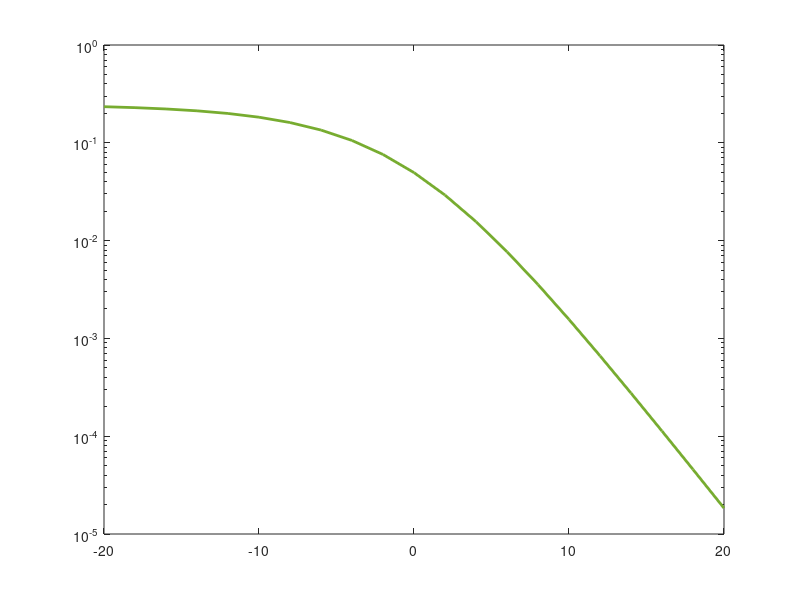

The MATLAB script that drew this image: (Note: this script raises an error after producing the figure.)
%% 瑞利信道 - 一发两收 MRC合并算法仿真

%% 变量声明
% M = 2，代表BPSK
M = 2;
% 数据点个数
len = 5000000;
% 随机生成的原始数据
data = randi([0 1], 1, len);
% 信噪比范围 (dB)
EbN0dB = -20:2:20;

%% BPSK调制函数
bpskMod = @(data) 2 * data - 1;

%% BPSK解调
bpskDemod = @(Signal) heaviside(real(Signal));

%% 理论结果
% 平均信噪比
EbN0 = 10.^(EbN0dB / 10);
% 计算理论误比特率，这里已经化简过一次
t = sqrt(EbN0 ./ (1 + EbN0));
Pb = 1/8 * (1 - t).^2 .* (t + 1) .* (t + 2);
semilogy(EbN0dB, Pb, 'LineWidth', 2, 'color', '#77AC30');
hold on

%% 仿真结果

% bpsk调制后信号
modSig = bpskMod(data);
% 接收到的信号，提前声明，加快循环速度
recSig = zeros(2, len);
% 信号通过瑞利信道衰减 Gk，提前声明，加快循环速度
G = zeros(2, len);
% 合并比 Ak，提前声明，加快循环速度
A = zeros(2, len);
% 合并后的信号，提前声明，加快循环速度
finSig = zeros(1, len);
% 解调获得的数据，提前声明，加快循环速度
finData = zeros(1, len);
% 错误概率
errRate = zeros(1, length(EbN0dB));
errRate2 = zeros(1, length(EbN0dB));

% 仿真开始
for i = 1:length(EbN0dB)
    % 通过瑞利信道，并叠加高斯噪声
    [recSig(1, :), G(1, :)] = RayAWGN(modSig, EbN0dB(i), M);
    [recSig(2, :), G(2, :)] = RayAWGN(modSig, EbN0dB(i), M);
    % 合并比计算
    A = conj(G);
    % 乘以合并系数
    recSig = recSig .* A;
    % 取出一路信号估计未分集错误率
    [~, errRate2(i)] = ErrRate(data, bpskDemod(recSig(1,:)));
    % 将两个信号叠加
    finSig = recSig(1, :) + recSig(2, :);
    finData = bpskDemod(finSig);
    [~, errRate(i)] = ErrRate(data, finData);
end

semilogy(EbN0dB, errRate2, 'LineWidth', 2);
semilogy(EbN0dB, errRate, 'r*', 'LineWidth', 0.7, 'MarkerSize', 9);
grid on
title({'Plot', [num2str(len), '点瑞利信道MRC算法仿真结果']})
legend('MRC 理论结果', '未分集仿真结果', 'MRC 仿真结果')
xlabel('$$\frac{E_b}{N_o}\space (dB)$$', 'Interpreter', 'latex')
ylabel('BER (对数坐标)')